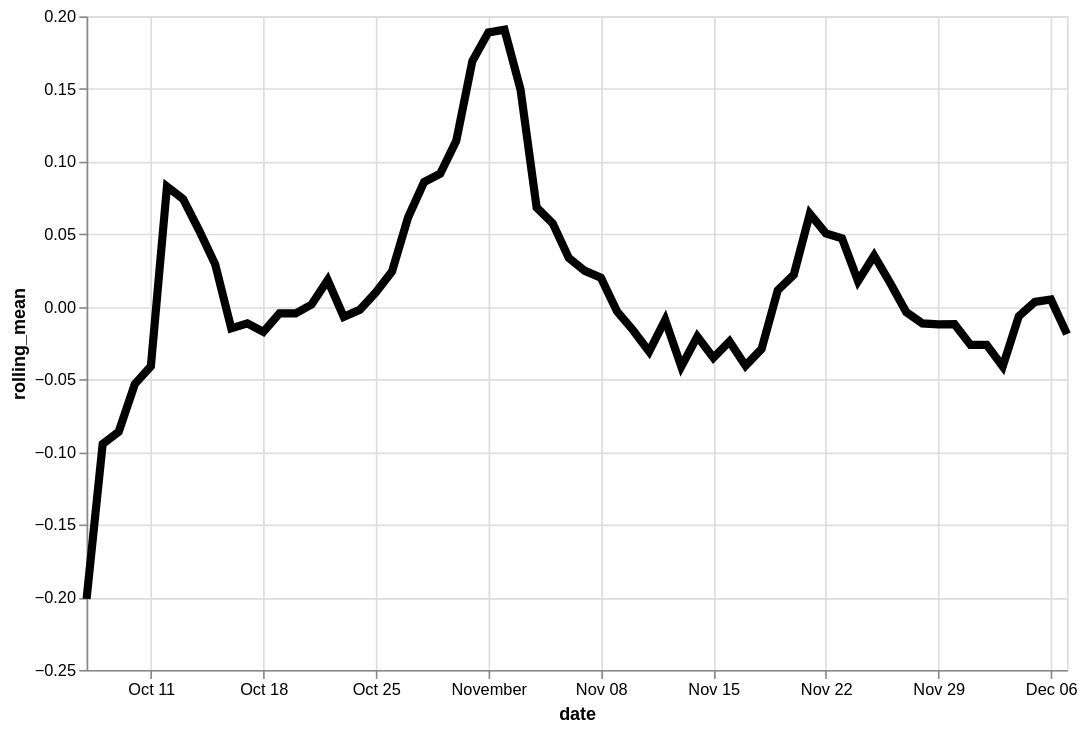

Here is the Vega-Lite specification saved for this chart:
### Vega-Lite specification from a JSON file in a GitHub repository (floating-point values rounded to 4 significant figures)
{"config": {"view": {"continuousWidth": 400, "continuousHeight": 300}}, "data": {"name": "data-163e40f396a8e62e4786b7345580858f"}, "mark": {"type": "line", "color": "black", "size": 5}, "encoding": {"x": {"type": "temporal", "field": "date"}, "y": {"type": "quantitative", "field": "rolling_mean"}}, "height": 400, "transform": [{"window": [{"op": "mean", "field": "residual", "as": "rolling_mean"}], "frame": [-4, 3]}], "width": 600, "$schema": "https://vega.github.io/schema/vega-lite/v4.8.1.json", "datasets": {"data-163e40f396a8e62e4786b7345580858f": [{"date": "2020-10-07", "residual": -1.047}, {"date": "2020-10-08", "residual": 0.02631}, {"date": "2020-10-09", "residual": 0.06783}, {"date": "2020-10-10", "residual": 0.1486}, {"date": "2020-10-11", "residual": 0.3325}, {"date": "2020-10-12", "residual": -0.04375}, {"date": "2020-10-13", "residual": 0.1432}, {"date": "2020-10-14", "residual": 0.04524}, {"date": "2020-10-15", "residual": -0.05706}, {"date": "2020-10-16", "residual": -0.04253}, {"date": "2020-10-17", "residual": -0.1045}, {"date": "2020-10-18", "residual": -0.03874}, {"date": "2020-10-19", "residual": -0.02029}, {"date": "2020-10-20", "residual": -0.01626}, {"date": "2020-10-21", "residual": 0.09566}, {"date": "2020-10-22", "residual": 0.1475}, {"date": "2020-10-23", "residual": -0.05726}, {"date": "2020-10-24", "residual": 0.006849}, {"date": "2020-10-25", "residual": 0.02987}, {"date": "2020-10-26", "residual": -0.2413}, {"date": "2020-10-27", "residual": 0.01866}, {"date": "2020-10-28", "residual": 0.07994}, {"date": "2020-10-29", "residual": 0.21}, {"date": "2020-10-30", "residual": 0.4454}, {"date": "2020-10-31", "residual": 0.1376}, {"date": "2020-11-01", "residual": 0.05278}, {"date": "2020-11-02", "residual": 0.2108}, {"date": "2020-11-03", "residual": 0.1977}, {"date": "2020-11-04", "residual": 0.1775}, {"date": "2020-11-05", "residual": 0.09497}, {"date": "2020-11-06", "residual": -0.1201}, {"date": "2020-11-07", "residual": -0.204}, {"date": "2020-11-08", "residual": 0.05053}, {"date": "2020-11-09", "residual": -0.1378}, {"date": "2020-11-10", "residual": 0.1393}, {"date": "2020-11-11", "residual": 0.1598}, {"date": "2020-11-12", "residual": -0.007359}, {"date": "2020-11-13", "residual": -0.009306}, {"date": "2020-11-14", "residual": -0.2373}, {"date": "2020-11-15", "residual": -0.03006}, {"date": "2020-11-16", "residual": -0.2065}, {"date": "2020-11-17", "residual": 0.02806}, {"date": "2020-11-18", "residual": 0.02181}, {"date": "2020-11-19", "residual": 0.2498}, {"date": "2020-11-20", "residual": -0.1405}, {"date": "2020-11-21", "residual": 0.08301}, {"date": "2020-11-22", "residual": 0.0853}, {"date": "2020-11-23", "residual": 0.05555}, {"date": "2020-11-24", "residual": 0.1293}, {"date": "2020-11-25", "residual": -0.08017}, {"date": "2020-11-26", "residual": -0.00495}, {"date": "2020-11-27", "residual": 0.01391}, {"date": "2020-11-28", "residual": -0.000172}, {"date": "2020-11-29", "residual": -0.06705}, {"date": "2020-11-30", "residual": -0.07567}, {"date": "2020-12-01", "residual": -0.006704}, {"date": "2020-12-02", "residual": 0.1244}, {"date": "2020-12-03", "residual": -0.0795}, {"date": "2020-12-04", "residual": -0.1193}, {"date": "2020-12-05", "residual": 0.01437}, {"date": "2020-12-06", "residual": -0.119}, {"date": "2020-12-07", "residual": 0.2094}]}}
